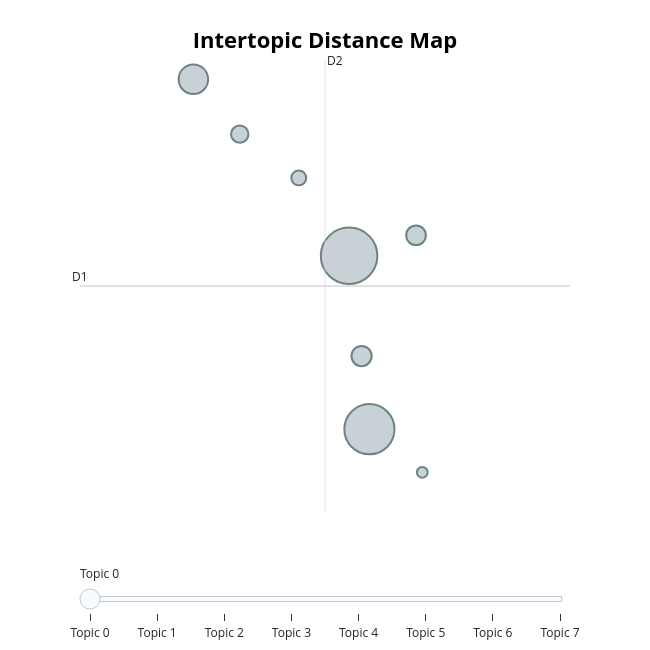

Source (notebook cell):
### Markdown cell above
---
## 8. Visualización Interactiva <a id='8'></a>

BERTopic incluye visualizaciones interactivas nativas con Plotly.
Todas generan HTML interactivo que se puede abrir en cualquier navegador.

### Code cell
# 1. Mapa 2D de tópicos (UMAP scatter)
fig_topics = topic_model.visualize_topics(custom_labels=True)
fig_topics.write_html('viz_topics_map.html')
fig_topics.show()
print('✓ Guardado: viz_topics_map.html')

### Figure 1 — Plotly figure (JSON) as saved in the notebook; plotly's stock layout.template omitted (floating-point values rounded to 4 significant figures)
{"data": [{"customdata": [[0, "Gobierno y la fe cristiana", 1671], [1, "Archivos de disco máximos", 1315], [2, "Equipo de hockey de 11 jugadores", 455], [3, "Misión espacial a Venus", 213], [4, "Atención médica a pacientes con VIH.", 202], [5, "Expresiones coloquiales en inglés", 158], [6, "Conducir bicicleta con perro.", 116], [7, "Impresión con fuentes HP", 61]], "hovertemplate": "<b>Topic %{customdata[0]}</b><br>%{customdata[1]}<br>Size: %{customdata[2]}", "legendgroup": "", "marker": {"color": "#B0BEC5", "line": {"color": "DarkSlateGrey", "width": 2}, "size": [1671, 1315, 455, 213, 202, 158, 116, 61], "sizemode": "area", "sizeref": 1.044, "symbol": "circle"}, "mode": "markers", "name": "", "orientation": "v", "showlegend": false, "type": "scatter", "x": [8.255, 8.439, 6.846, 8.368, 8.862, 7.265, 7.8, 8.918], "xaxis": "x", "y": [-0.4165, -1.925, 1.12, -1.288, -0.2374, 0.6421, 0.2614, -2.3], "yaxis": "y"}], "layout": {"annotations": [{"showarrow": false, "text": "D1", "x": 5.819, "y": -0.679, "yshift": 10}, {"showarrow": false, "text": "D2", "x": 8.037, "xshift": 10, "y": 1.287}], "height": 650, "hoverlabel": {"bgcolor": "white", "font": {"family": "Rockwell", "size": 16}}, "legend": {"itemsizing": "constant", "tracegroupgap": 0}, "margin": {"t": 60}, "shapes": [{"line": {"color": "#CFD8DC", "width": 2}, "type": "line", "x0": 8.037, "x1": 8.037, "y0": -2.645, "y1": 1.287}, {"line": {"color": "#9E9E9E", "width": 2}, "type": "line", "x0": 5.819, "x1": 10.26, "y0": -0.679, "y1": -0.679}], "sliders": [{"active": 0, "pad": {"t": 50}, "steps": [{"args": [{"marker.color": [["red", "#B0BEC5", "#B0BEC5", "#B0BEC5", "#B0BEC5", "#B0BEC5", "#B0BEC5", "#B0BEC5"]]}], "label": "Topic 0", "method": "update"}, {"args": [{"marker.color": [["#B0BEC5", "red", "#B0BEC5", "#B0BEC5", "#B0BEC5", "#B0BEC5", "#B0BEC5", "#B0BEC5"]]}], "label": "Topic 1", "method": "update"}, {"args": [{"marker.color": [["#B0BEC5", "#B0BEC5", "red", "#B0BEC5", "#B0BEC5", "#B0BEC5", "#B0BEC5", "#B0BEC5"]]}], "label": "Topic 2", "method": "update"}, {"args": [{"marker.color": [["#B0BEC5", "#B0BEC5", "#B0BEC5", "red", "#B0BEC5", "#B0BEC5", "#B0BEC5", "#B0BEC5"]]}], "label": "Topic 3", "method": "update"}, {"args": [{"marker.color": [["#B0BEC5", "#B0BEC5", "#B0BEC5", "#B0BEC5", "red", "#B0BEC5", "#B0BEC5", "#B0BEC5"]]}], "label": "Topic 4", "method": "update"}, {"args": [{"marker.color": [["#B0BEC5", "#B0BEC5", "#B0BEC5", "#B0BEC5", "#B0BEC5", "red", "#B0BEC5", "#B0BEC5"]]}], "label": "Topic 5", "method": "update"}, {"args": [{"marker.color": [["#B0BEC5", "#B0BEC5", "#B0BEC5", "#B0BEC5", "#B0BEC5", "#B0BEC5", "red", "#B0BEC5"]]}], "label": "Topic 6", "method": "update"}, {"args": [{"marker.color": [["#B0BEC5", "#B0BEC5", "#B0BEC5", "#B0BEC5", "#B0BEC5", "#B0BEC5", "#B0BEC5", "red"]]}], "label": "Topic 7", "method": "update"}]}], "title": {"font": {"color": "Black", "size": 22}, "text": "<b>Intertopic Distance Map</b>", "x": 0.5, "xanchor": "center", "y": 0.95, "yanchor": "top"}, "width": 650, "xaxis": {"anchor": "y", "domain": [0, 1], "range": [5.819, 10.26], "title": {"text": ""}, "visible": false}, "yaxis": {"anchor": "x", "domain": [0, 1], "range": [-2.645, 1.287], "title": {"text": ""}, "visible": false}}}
